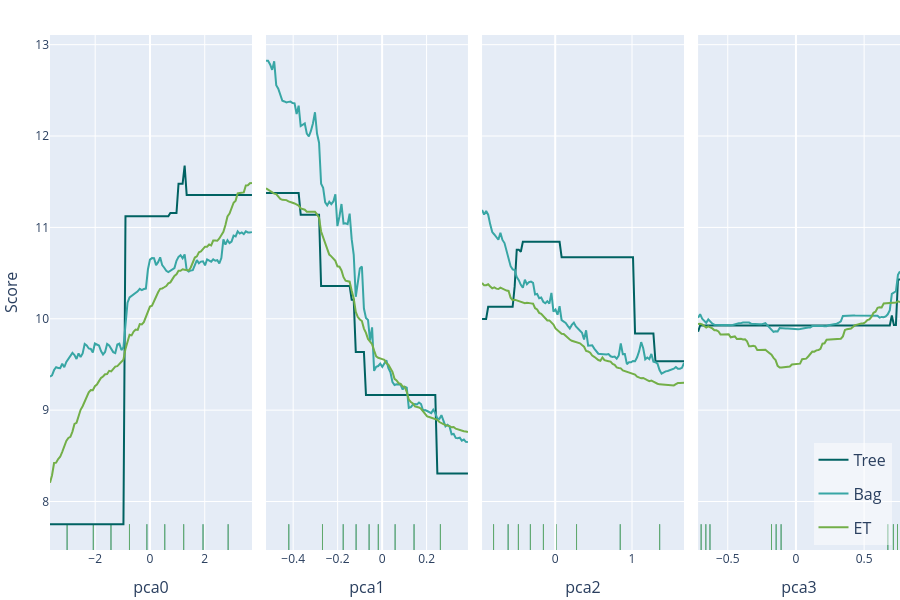

Notebook cell for this chart:
### Code cell
# Analise a relação entre a resposta alvo e as variáveis
experionml.plot_partial_dependence(columns=(0, 1, 2, 3))
